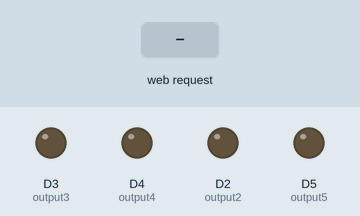
This sketch was run on a simulated ESP8266 (NodeMCU). Shown: output pins drawn as LEDs (lit = HIGH). The inputs (shaded band) are chosen by the test bench. WiFi joins after 1.5 s; servers stay silent unless stated; what the sketch prints to the serial monitor is not drawn.

Above: at 2.7 s.
2.8 s: HTTP request GET /5/on received
At 4.0 s:
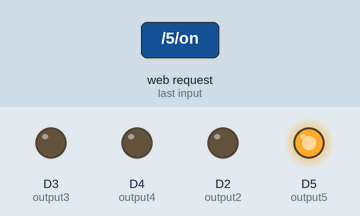
4.3 s: HTTP request GET /4/on received
At 5.3 s:
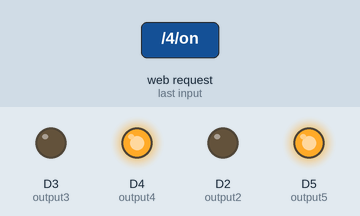
5.8 s: HTTP request GET /5/off received
At 6.4 s:
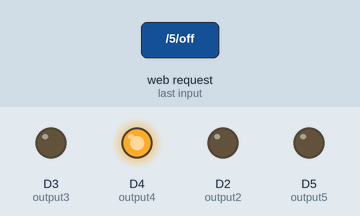
7.3 s: HTTP request GET /3/on received
At 8.5 s:
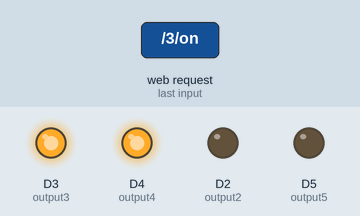
8.8 s: HTTP request GET /4/off received
At 9.9 s:
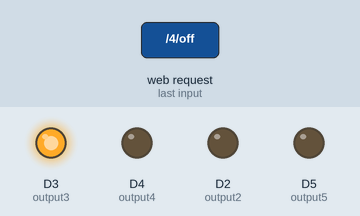
10.3 s: HTTP request GET /2/on received
At 11.0 s:
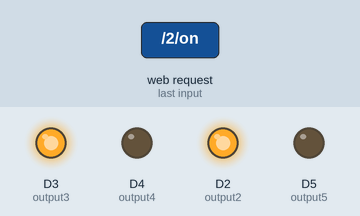
Timing chart, 0 to 12.8 s (numbered marks = the images above; inputs shaded):
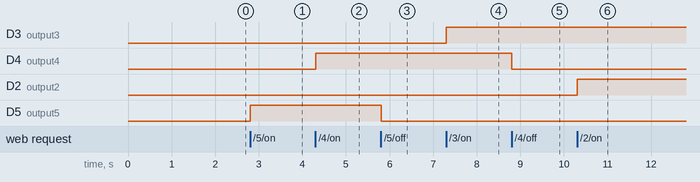

The sketch:

webserver.ino
```cpp
/* Author : Sumit chatterjee
 *  Team : AICRA (Technoxian)
 *  ========================================================================================================================================================
 *  The given Code is of IOT Control robot for RoboSoccer with 4 different direction of motion i.e Forward , Right, Left, Backward and One kick Button with
 *  servo motor Interface to Push or Kick the Ball
 *  ========================================================================================================================================================
 */
// Load Wi-Fi library
#include <ESP8266WiFi.h>

// Replace with your network credentials
const char* ssid     = "Abira";
const char* password = "abira@2021#123";

// Set web server port number to 80
WiFiServer server(80);

// Variable to store the HTTP request
String header;

// Auxiliar variables to store the current output state
String output5State = "off";
String output4State = "off";
String output3State = "off";
String output2State = "off";
// Assign output variables to GPIO pins
const int output5 = D5;
const int output4 = D4;
const int output3 = D3;
const int output2 = D2;

// Current time
unsigned long currentTime = millis();
// Previous time
unsigned long previousTime = 0;
// Define timeout time in milliseconds (example: 2000ms = 2s)
const long timeoutTime = 2000;

void setup() {
  Serial.begin(115200);
  // Initialize the output variables as outputs
  pinMode(output5, OUTPUT);
  pinMode(output4, OUTPUT);
  pinMode(output3, OUTPUT);
  pinMode(output2, OUTPUT);
  // Set outputs to LOW

  // Connect to Wi-Fi network with SSID and password
  Serial.print("Connecting to ");
  Serial.println(ssid);
  WiFi.begin(ssid, password);
  while (WiFi.status() != WL_CONNECTED) {
    delay(500);
    Serial.print(".");
  }
  // Print local IP address and start web server
  Serial.println("");
  Serial.println("WiFi connected.");
  Serial.println("IP address: ");
  Serial.println(WiFi.localIP());
  server.begin();
}

void loop(){
  WiFiClient client = server.available();   // Listen for incoming clients

  if (client) {                             // If a new client connects,
    Serial.println("New Client.");          // print a message out in the serial port
    String currentLine = "";                // make a String to hold incoming data from the client
    currentTime = millis();
    previousTime = currentTime;
    while (client.connected() && currentTime - previousTime <= timeoutTime) { // loop while the client's connected
      currentTime = millis();
      if (client.available()) {             // if there's bytes to read from the client,
        char c = client.read();             // read a byte, then
        Serial.write(c);                    // print it out the serial monitor
        header += c;
        if (c == '\n') {                    // if the byte is a newline character
          // if the current line is blank, you got two newline characters in a row.
          // that's the end of the client HTTP request, so send a response:
          if (currentLine.length() == 0) {
            // HTTP headers always start with a response code (e.g. HTTP/1.1 200 OK)
            // and a content-type so the client knows what's coming, then a blank line:
            client.println("HTTP/1.1 200 OK");
            client.println("Content-type:text/html");
            client.println("Connection: close");
            client.println();

            // turns the GPIOs on and off
            if (header.indexOf("GET /5/on") >= 0) {
              Serial.println("GPIO 5 on");
              output5State = "on";
              digitalWrite(output5, HIGH);
            } else if (header.indexOf("GET /5/off") >= 0) {
              Serial.println("GPIO 5 off");
              output5State = "off";
              digitalWrite(output5, LOW);
            } else if (header.indexOf("GET /4/on") >= 0) {
              Serial.println("GPIO 4 on");
              output4State = "on";
              digitalWrite(output4, HIGH);
            } else if (header.indexOf("GET /4/off") >= 0) {
              Serial.println("GPIO 4 off");
              output4State = "off";
              digitalWrite(output4, LOW);
            }else if (header.indexOf("GET /3/on") >= 0) {
              Serial.println("GPIO 3 on");
              output5State = "on";
              digitalWrite(output3, HIGH);
            } else if (header.indexOf("GET /3/off") >= 0) {
              Serial.println("GPIO 3 off");
              output5State = "off";
              digitalWrite(output3, LOW);
            } else if (header.indexOf("GET /2/on") >= 0) {
              Serial.println("GPIO 2 on");
              output4State = "on";
              digitalWrite(output2, HIGH);
            } else if (header.indexOf("GET /2/off") >= 0) {
              Serial.println("GPIO 2 off");
              output4State = "off";
              digitalWrite(output2, LOW);
            }


            // Display the HTML web page
            client.println("<!DOCTYPE html><html>");
            client.println("<head><meta name=\"viewport\" content=\"width=device-width, initial-scale=1\">");
            client.println("<link rel=\"icon\" href=\"data:,\">");
            // CSS to style the on/off buttons
            // Feel free to change the background-color and font-size attributes to fit your preferences
            client.println("<style>html { font-family: Helvetica; display: inline-block; margin: 0px auto; text-align: center;}");
            client.println(".button { background-color: #195B6A; border: none; color: white; padding: 16px 40px;");
            client.println("text-decoration: none; font-size: 30px; margin: 2px; cursor: pointer;}");
            client.println(".button2 {background-color: #77878A;}</style></head>");

            // Web Page Heading
            client.println("<body><h1>ESP8266 Web Server</h1>");

            // Display current state, and ON/OFF buttons for GPIO 5
            client.println("<p>GPIO 5 - State " + output5State + "</p>");
            // If the output5State is off, it displays the ON button
            if (output5State=="off") {
              client.println("<p><a href=\"/5/on\"><button class=\"button\">ON</button></a></p>");
            } else {
              client.println("<p><a href=\"/5/off\"><button class=\"button button2\">OFF</button></a></p>");
            }

            // Display current state, and ON/OFF buttons for GPIO 4
            client.println("<p>GPIO 4 - State " + output4State + "</p>");
            // If the output4State is off, it displays the ON button
            if (output4State=="off") {
              client.println("<p><a href=\"/4/on\"><button class=\"button\">ON</button></a></p>");
            } else {
              client.println("<p><a href=\"/4/off\"><button class=\"button button2\">OFF</button></a></p>");
            }
            client.println("<p>GPIO 3 - State " + output3State + "</p>");
            // If the output5State is off, it displays the ON button
            if (output3State=="off") {
              client.println("<p><a href=\"/3/on\"><button class=\"button\">ON</button></a></p>");
            } else {
              client.println("<p><a href=\"/3/off\"><button class=\"button button2\">OFF</button></a></p>");
            }

            // Display current state, and ON/OFF buttons for GPIO 4
            client.println("<p>GPIO 2 - State " + output2State + "</p>");
            // If the output4State is off, it displays the ON button
            if (output2State=="off") {
              client.println("<p><a href=\"/2/on\"><button class=\"button\">ON</button></a></p>");
            } else {
              client.println("<p><a href=\"/2/off\"><button class=\"button button2\">OFF</button></a></p>");
            }
            client.println("</body></html>");

            // The HTTP response ends with another blank line
            client.println();
            // Break out of the while loop
            break;
          } else { // if you got a newline, then clear currentLine
            currentLine = "";
          }
        } else if (c != '\r') {  // if you got anything else but a carriage return character,
          currentLine += c;      // add it to the end of the currentLine
        }
      }
    }
    // Clear the header variable
    header = "";
    // Close the connection
    client.stop();
    Serial.println("Client disconnected.");
    Serial.println("");
  }
}
```

Measured:
- after the input at 2.8 s, D5 (output5): LOW → HIGH at once
- after the input at 4.3 s, D4 (output4): LOW → HIGH at once
- after the input at 5.8 s, D5 (output5): HIGH → LOW at once
- after the input at 7.3 s, D3 (output3): LOW → HIGH at once
- after the input at 8.8 s, D4 (output4): HIGH → LOW at once
- after the input at 10.3 s, D2 (output2): LOW → HIGH at once
